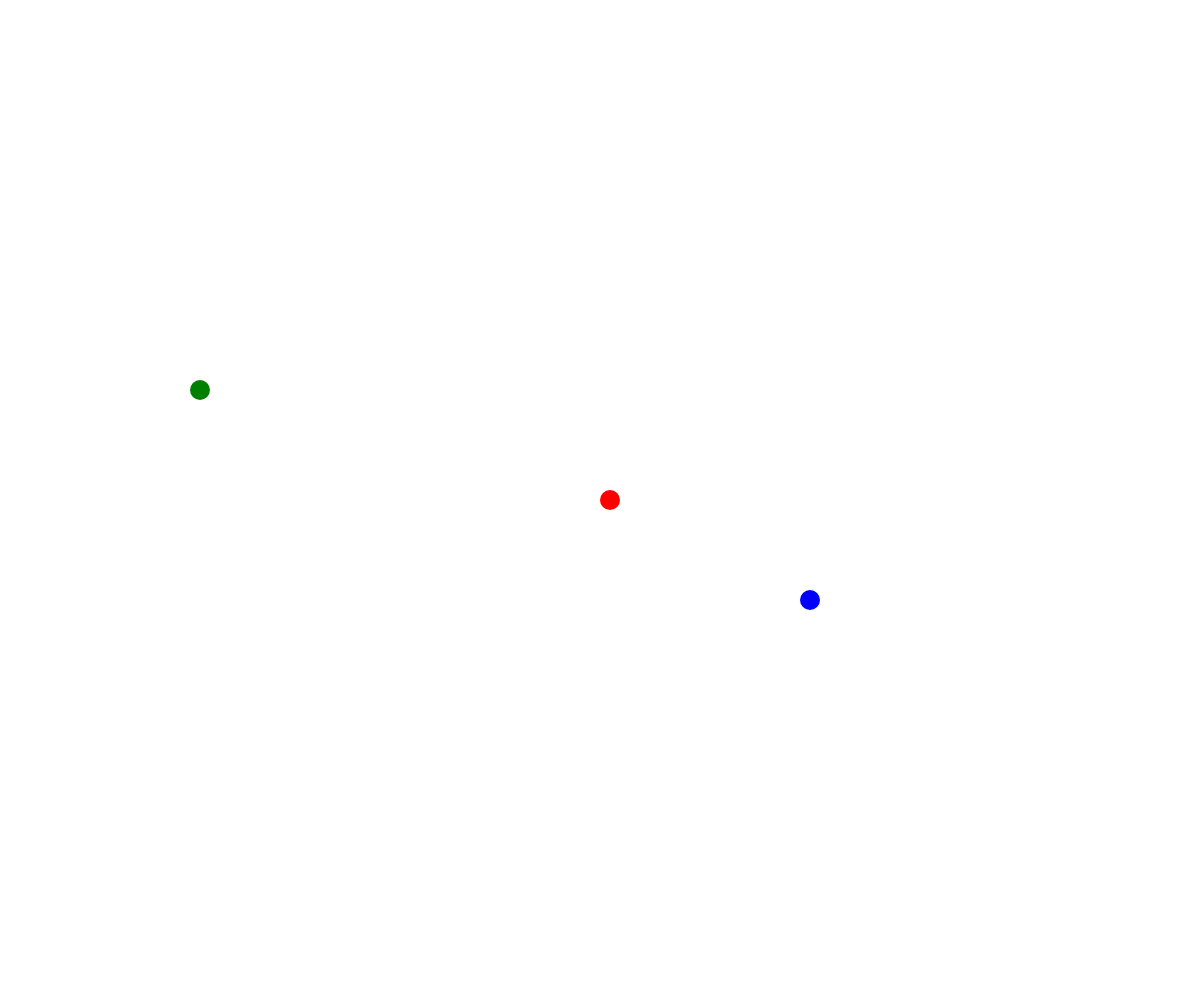
Frame 1 (no input)
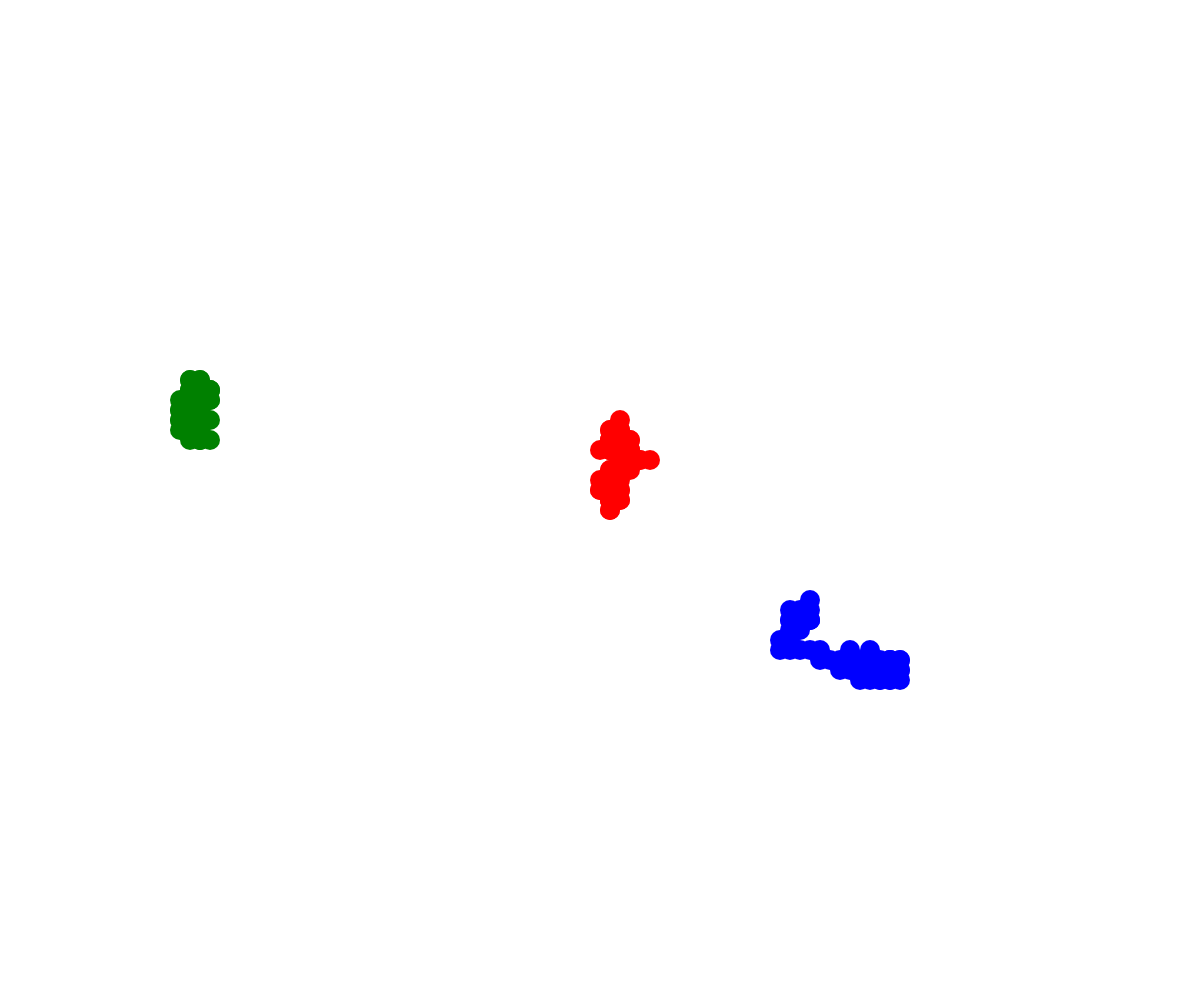
Frame 60 (no input)
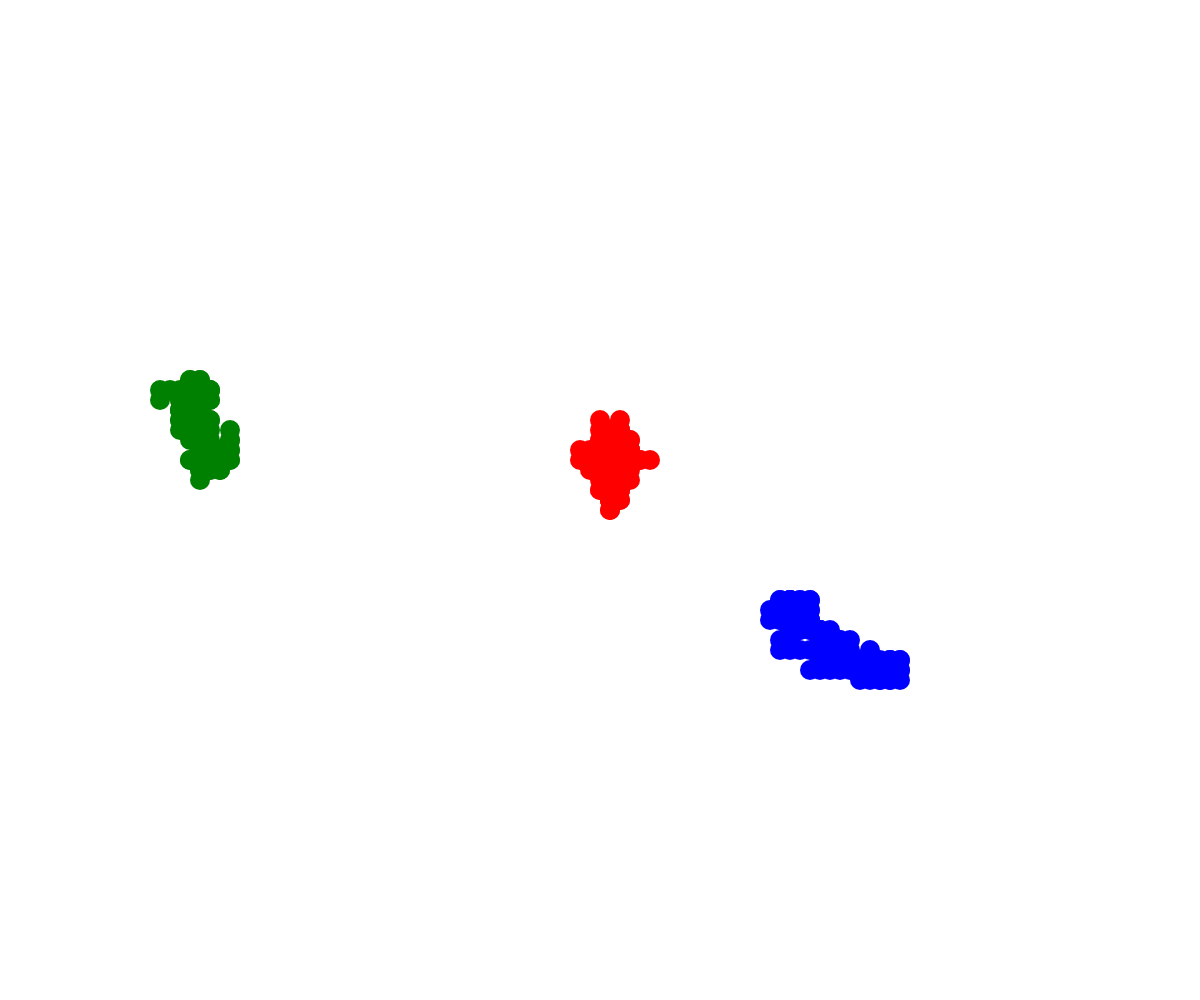
Frame 120 (the mouse pressed at the canvas centre since frame 60)

The p5.js sketch that drew these frames (run headless with seeded random() and noise() and a simulated clock; from frame 60 on, the mouse is pressed at the canvas centre):

// p5.js sketch
// ── sketch.js
// Walker OOP Demo 

class Walker {
  constructor(x , y,color){
    this.x = x;
    this.y = y;
    this.stepSize = 10;
    this.color = color;
    this.radius = 10;
  }
  display(){
    fill(this.color);
    circle(this.x, this.y, this.radius * 2)
  }
  move(){
    let choice = random(100);
    if(choice < 25){
      // move up 
      this.y -= this.stepSize;
    }
    else if (choice < 50){
      // move down 
      this.y += this.stepSize;
    }
    else if (choice < 75){
      // move right
      this.x += this.stepSize;
    }
    else{
      // move left
      this.x -= this.stepSize;
    }
    
  }
}

let ross;
let arush;
let ankur;

function setup() {
  noStroke();
  createCanvas(windowWidth, windowHeight);
  ross  = new Walker(width/2, height/2, "red");
  arush = new Walker(200,400,"green");
  ankur = new Walker(800,600,"blue");

}

function draw() {
  ross.move();
  arush.move();
  ankur.move();

  ross.display();
  arush.display();
  ankur.display();
}
